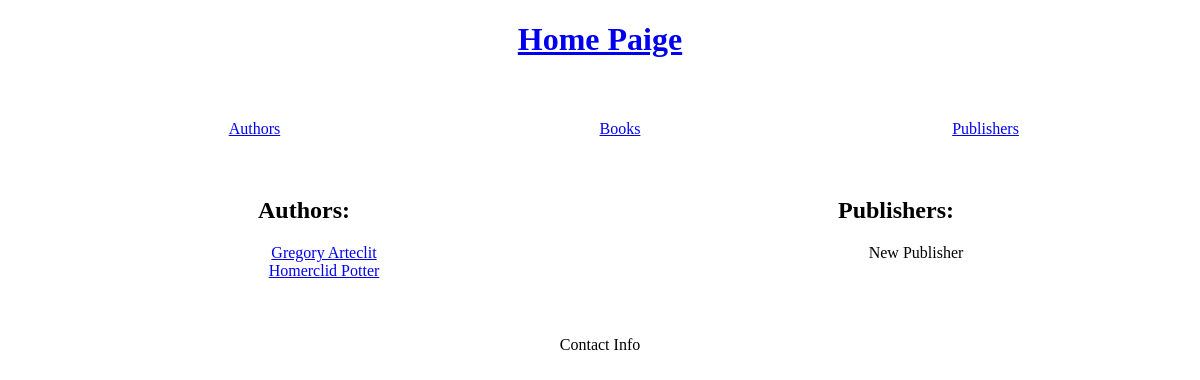
The app's page /publishers/, older data.
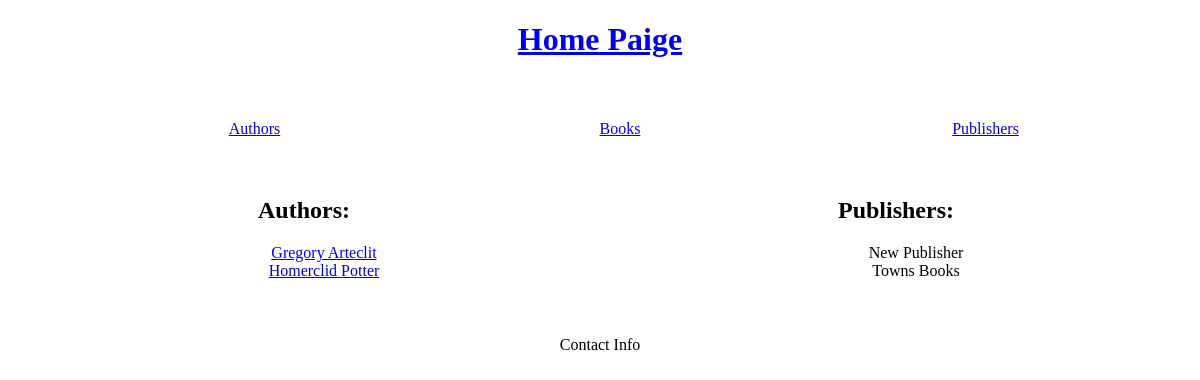
The same page, newer data.
### pages/models.py (models this page shows, shortened)
class Author(models.Model):
    name = models.CharField(max_length=100, unique=True)
    age = models.IntegerField()

class Publisher(models.Model):
    name = models.CharField(max_length=100, unique=True)
    books = models.ManyToManyField(
        Book,
        related_name='publishers',
        related_query_name='publishers',
    )
    class Meta:
        verbose_name_plural = 'Publishers'

### pages/views.py (the view)
# urls.py: path('publishers/', publishers, name='publishers'),
def publishers(request):
    all_publishers = Publisher.objects.all()
    authors = Author.objects.all()
    return render(request, 'publishers.html', {'publishers': all_publishers, 'authors': authors})

### templates/publishers.html (shortened to what this page needs)
{% extends 'base.html' %}
{% block content %}
    <h2>Publishers:</h2>
    <ul>
        {% for publisher in publishers %}
        <li>{{ publisher.name }}</li>
        {% endfor %}
    </ul>
{% endblock content %}

### templates/base.html (shortened to what this page needs)
<!DOCTYPE html>
<html lang="en">
<head>
</head>
<body>
    <header>
        {% block header %}
        <h1><a href="{% url 'home_page' %}">Home Paige</a></h1>
        {% endblock header %}
    </header>
    <nav>
        {% block nav_bar %}
        <ul class="nav_bar">
            <li><a href="{% url 'authors' %}">Authors</a></li>
            <li><a href="{% url 'books' %}">Books</a></li>
            <li><a href="{% url 'publishers' %}">Publishers</a></li>
        </ul>
        {% endblock nav_bar %}
    </nav>
    <main>
        <div>
            {% block sidebar %}
            <h2>Authors:</h2>
            <ul>
            {% for author in authors %}
                <li><a href="{% url 'authors_books_information' %}?author={{ author.name }}">{{ author.name }}</a></li>
            {% endfor %}
            </ul>
            {% endblock sidebar %}
        </div>
        <div>
            {% block content %}{% endblock content %}
        </div>
    </main>
    <footer>
        {% block footer %}
        <p>Contact Info</p>
        {% endblock footer %}
    </footer>
</body>
</html>

Row changes from the older to the newer data that the page shows:
added Publisher: name "Towns Books"
